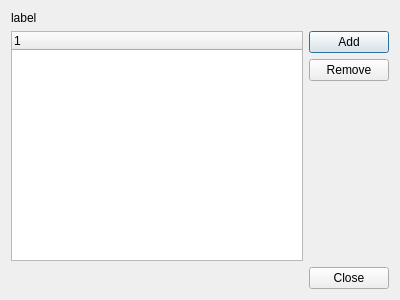
<?xml version="1.0" encoding="UTF-8"?>
<ui version="4.0">
 <class>PluginDialogBase</class>
 <widget class="QDialog" name="PluginDialogBase">
  <property name="geometry">
   <rect>
    <x>0</x>
    <y>0</y>
    <width>400</width>
    <height>300</height>
   </rect>
  </property>
  <property name="windowTitle">
   <string>Dialog</string>
  </property>
  <layout class="QVBoxLayout" name="verticalLayout_2">
   <item>
    <widget class="QLabel" name="label_">
     <property name="text">
      <string>label</string>
     </property>
    </widget>
   </item>
   <item>
    <layout class="QHBoxLayout" name="horizontalLayout">
     <item>
      <widget class="QTreeWidget" name="tree_widget_">
       <column>
        <property name="text">
         <string notr="true">1</string>
        </property>
       </column>
      </widget>
     </item>
     <item>
      <layout class="QVBoxLayout" name="verticalLayout">
       <item>
        <widget class="QPushButton" name="add_button_">
         <property name="text">
          <string>Add</string>
         </property>
        </widget>
       </item>
       <item>
        <widget class="QPushButton" name="remove_button_">
         <property name="text">
          <string>Remove</string>
         </property>
        </widget>
       </item>
       <item>
        <spacer name="verticalSpacer">
         <property name="orientation">
          <enum>Qt::Vertical</enum>
         </property>
         <property name="sizeHint" stdset="0">
          <size>
           <width>20</width>
           <height>40</height>
          </size>
         </property>
        </spacer>
       </item>
      </layout>
     </item>
    </layout>
   </item>
   <item>
    <widget class="QDialogButtonBox" name="buttonBox">
     <property name="orientation">
      <enum>Qt::Horizontal</enum>
     </property>
     <property name="standardButtons">
      <set>QDialogButtonBox::Close</set>
     </property>
    </widget>
   </item>
  </layout>
 </widget>
 <resources/>
 <connections>
  <connection>
   <sender>buttonBox</sender>
   <signal>accepted()</signal>
   <receiver>PluginDialogBase</receiver>
   <slot>accept()</slot>
   <hints>
    <hint type="sourcelabel">
     <x>248</x>
     <y>254</y>
    </hint>
    <hint type="destinationlabel">
     <x>157</x>
     <y>274</y>
    </hint>
   </hints>
  </connection>
  <connection>
   <sender>buttonBox</sender>
   <signal>rejected()</signal>
   <receiver>PluginDialogBase</receiver>
   <slot>reject()</slot>
   <hints>
    <hint type="sourcelabel">
     <x>316</x>
     <y>260</y>
    </hint>
    <hint type="destinationlabel">
     <x>286</x>
     <y>274</y>
    </hint>
   </hints>
  </connection>
 </connections>
</ui>
